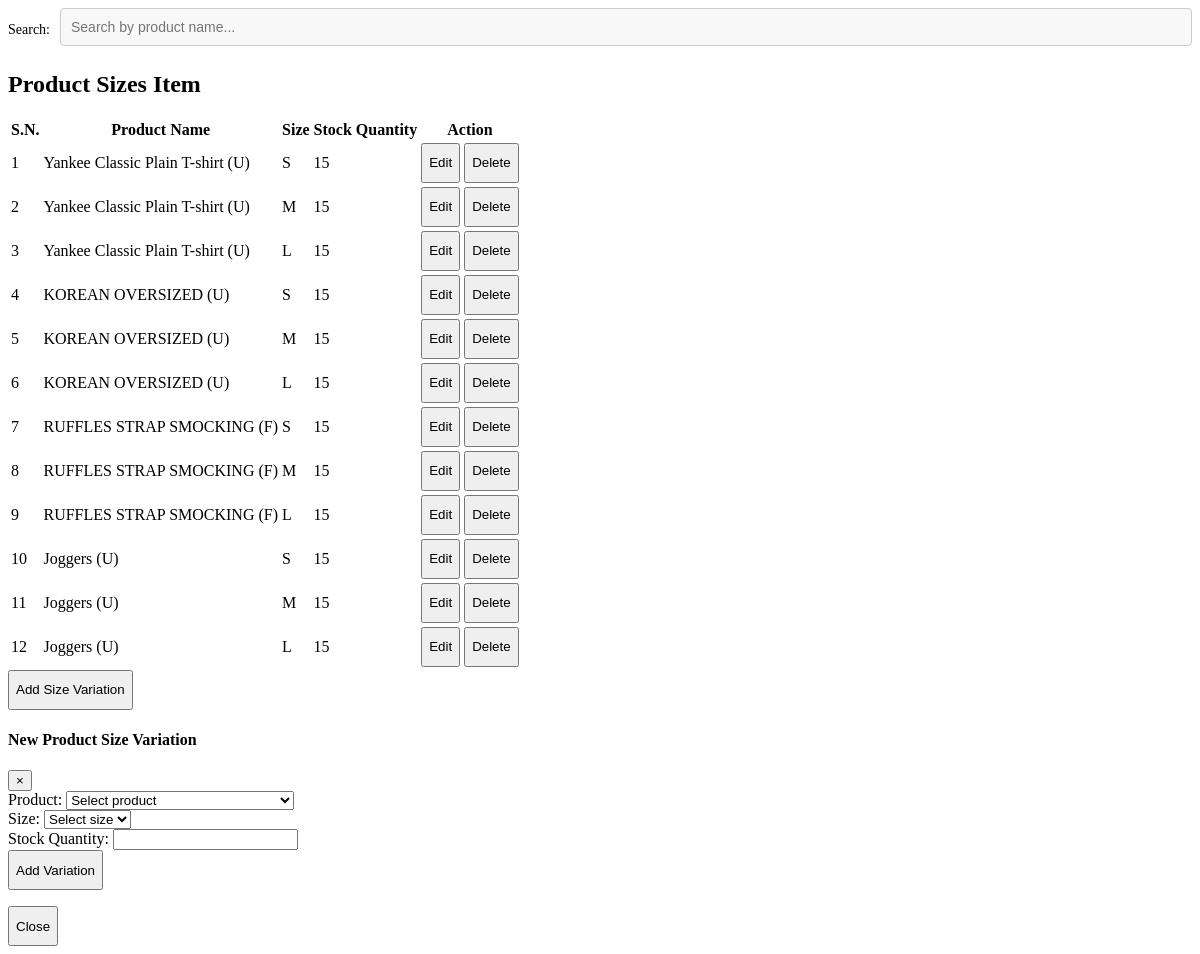
Screenshot of /adminView/viewProductSizes.php with the database file from the repository.
### tables this page shows
CREATE TABLE `product_size_variation` (
  `variation_id` int(11) NOT NULL,
  `product_id` int(11) NOT NULL,
  `size_id` int(11) NOT NULL,
  `quantity_in_stock` int(11) NOT NULL
);

CREATE TABLE `product` (
  `product_id` int(11) NOT NULL,
  `product_name` varchar(200) NOT NULL,
  `product_desc` text NOT NULL,
  `product_image` varchar(255) NOT NULL,
  `price` int(11) NOT NULL,
  `category_id` int(11) NOT NULL,
  `uploaded_date` date NOT NULL DEFAULT current_timestamp()
);

CREATE TABLE `sizes` (
  `size_id` int(11) NOT NULL,
  `size_name` varchar(100) NOT NULL
);

### adminView/viewProductSizes.php (the view, shortened to what this page needs)
<div class="search-container">
  <div class="search-bar">
    <label class="search-label" for="searchBox">Search:</label>
    <input type="text" id="searchBox" onkeyup="filterTables()" class="search-box" placeholder="Search by product name...">
  </div>
</div>
<div >
  <h2>Product Sizes Item</h2>
  <table class="table ">
    <thead>
      <tr>
        <th class="text-center">S.N.</th>
        <th class="text-center">Product Name</th>
        <th class="text-center">Size</th>
        <th class="text-center">Stock Quantity</th>
        <th class="text-center" colspan="2">Action</th>
      </tr>
    </thead>
    <?php
      include_once "../config/dbconnect.php";
      $sql="SELECT * from product_size_variation v, product p, sizes s WHERE p.product_id=v.product_id AND v.size_id=s.size_id ";
      $result=$conn-> query($sql);
      $count=1;
      if ($result-> num_rows > 0){
        while ($row=$result-> fetch_assoc()) {
    ?>
    <tr>
      <td><?=$count?></td>
      <td><?=$row["product_name"]?></td>
      <td><?=$row["size_name"]?></td>
      <td><?=$row["quantity_in_stock"]?></td>
      <td><button class="btn btn-primary" style="height:40px" onclick="variationEditForm('<?=$row['variation_id']?>')">Edit</button></td>
      <td><button class="btn btn-danger" style="height:40px"  onclick="variationDelete('<?=$row['variation_id']?>')">Delete</button></td>
      </tr>
      <?php
            $count=$count+1;
          }
        }
      ?>
  </table>
  <button type="button" class="btn btn-secondary" style="height:40px" data-toggle="modal" data-target="#myModal">
    Add Size Variation
  </button>
  <div class="modal fade" id="myModal" role="dialog">
    <div class="modal-dialog">
      <div class="modal-content">
        <div class="modal-header">
          <h4 class="modal-title">New Product Size Variation</h4>
          <button type="button" class="close" data-dismiss="modal">&times;</button>
        </div>
        <div class="modal-body">
          <form  enctype='multipart/form-data' action="./controller/addVariationController.php" method="POST">
            <div class="form-group">
              <label>Product:</label>
              <select name="product" >
                <option disabled selected>Select product</option>
              </select>
            </div>
            <div class="form-group">
              <label>Size:</label>
              <select name="size" >
                <option disabled selected>Select size</option>
              </select>
            </div>
            <div class="form-group">
              <label for="qty">Stock Quantity:</label>
              <input type="number" class="form-control" name="qty" required>
            </div>
            <div class="form-group">
              <button type="submit" class="btn btn-secondary" name="upload" style="height:40px">Add Variation</button>
            </div>
          </form>
        </div>
        <div class="modal-footer">
          <button type="button" class="btn btn-default" data-dismiss="modal" style="height:40px">Close</button>
        </div>
      </div>
    </div>
  </div>
</div>

### adminView/viewProductSizes.php (style rules this page uses)
.search-container { margin-bottom: 20px; }
.search-bar { display: flex; align-items: center; }
.search-label { margin-right: 10px; font-size: 14px; }
.search-box { width: 100%; padding: 10px; border: 1px solid #ccc; border-radius: 4px; margin-bottom: 5px; box-sizing: border-box; font-size: 14px; background-color: #f8f8f8; }

### rows the page displays
product_size_variation: product.product_name "Yankee Classic Plain T-shirt (U)", size.size_name "S", quantity_in_stock "15"
product_size_variation: product.product_name "Yankee Classic Plain T-shirt (U)", size.size_name "M", quantity_in_stock "15"
product_size_variation: product.product_name "Yankee Classic Plain T-shirt (U)", size.size_name "L", quantity_in_stock "15"
product_size_variation: product.product_name "KOREAN OVERSIZED (U)", size.size_name "S", quantity_in_stock "15"
product_size_variation: product.product_name "KOREAN OVERSIZED (U)", size.size_name "M", quantity_in_stock "15"
product_size_variation: product.product_name "KOREAN OVERSIZED (U)", size.size_name "L", quantity_in_stock "15"
product_size_variation: product.product_name "RUFFLES STRAP SMOCKING (F)", size.size_name "S", quantity_in_stock "15"
product_size_variation: product.product_name "RUFFLES STRAP SMOCKING (F)", size.size_name "M", quantity_in_stock "15"
product_size_variation: product.product_name "RUFFLES STRAP SMOCKING (F)", size.size_name "L", quantity_in_stock "15"
product_size_variation: product.product_name "Joggers (U)", size.size_name "S", quantity_in_stock "15"
product_size_variation: product.product_name "Joggers (U)", size.size_name "M", quantity_in_stock "15"
product_size_variation: product.product_name "Joggers (U)", size.size_name "L", quantity_in_stock "15"
